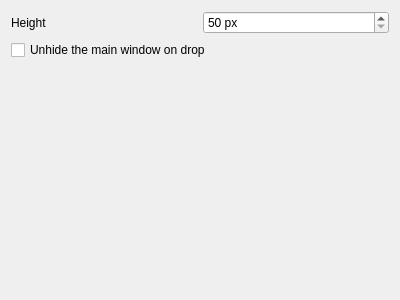
<ui version="4.0" >
 <class>SettingsDropBoxForm</class>
 <widget class="QWidget" name="SettingsDropBoxForm" >
  <property name="geometry" >
   <rect>
    <x>0</x>
    <y>0</y>
    <width>400</width>
    <height>300</height>
   </rect>
  </property>
  <layout class="QGridLayout" >
   <item row="0" column="0" >
    <widget class="QLabel" name="label" >
     <property name="text" >
      <string>Height</string>
     </property>
    </widget>
   </item>
   <item row="0" column="1" >
    <widget class="QSpinBox" name="spinHeight" >
     <property name="suffix" >
      <string> px</string>
     </property>
     <property name="minimum" >
      <number>50</number>
     </property>
     <property name="maximum" >
      <number>1000</number>
     </property>
     <property name="singleStep" >
      <number>50</number>
     </property>
    </widget>
   </item>
   <item row="1" column="0" colspan="2" >
    <widget class="QCheckBox" name="checkUnhide" >
     <property name="text" >
      <string>Unhide the main window on drop</string>
     </property>
    </widget>
   </item>
   <item row="2" column="1" >
    <spacer>
     <property name="orientation" >
      <enum>Qt::Vertical</enum>
     </property>
     <property name="sizeHint" >
      <size>
       <width>20</width>
       <height>40</height>
      </size>
     </property>
    </spacer>
   </item>
  </layout>
 </widget>
 <resources/>
 <connections/>
</ui>
